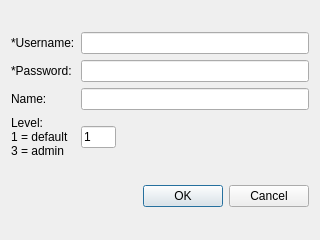
<?xml version="1.0" encoding="UTF-8"?>
<ui version="4.0">
 <class>AddUser</class>
 <widget class="QDialog" name="AddUser">
  <property name="geometry">
   <rect>
    <x>0</x>
    <y>0</y>
    <width>320</width>
    <height>240</height>
   </rect>
  </property>
  <property name="windowTitle">
   <string>Dialog</string>
  </property>
  <layout class="QVBoxLayout" name="verticalLayout">
   <item>
    <layout class="QGridLayout" name="gridLayout">
     <item row="0" column="0">
      <widget class="QLabel" name="label">
       <property name="text">
        <string>*Username:</string>
       </property>
      </widget>
     </item>
     <item row="0" column="1">
      <widget class="QLineEdit" name="username"/>
     </item>
     <item row="1" column="0">
      <widget class="QLabel" name="label_2">
       <property name="text">
        <string>*Password:</string>
       </property>
      </widget>
     </item>
     <item row="1" column="1">
      <widget class="QLineEdit" name="password">
       <property name="echoMode">
        <enum>QLineEdit::Password</enum>
       </property>
      </widget>
     </item>
     <item row="2" column="0">
      <widget class="QLabel" name="label_3">
       <property name="text">
        <string>Name:</string>
       </property>
      </widget>
     </item>
     <item row="2" column="1">
      <widget class="QLineEdit" name="name"/>
     </item>
     <item row="3" column="0">
      <widget class="QLabel" name="label_4">
       <property name="text">
        <string>Level:
1 = default
3 = admin</string>
       </property>
      </widget>
     </item>
     <item row="3" column="1">
      <widget class="QLineEdit" name="level">
       <property name="maximumSize">
        <size>
         <width>35</width>
         <height>16777215</height>
        </size>
       </property>
       <property name="text">
        <string>1</string>
       </property>
       <property name="maxLength">
        <number>1</number>
       </property>
      </widget>
     </item>
    </layout>
   </item>
   <item>
    <widget class="QDialogButtonBox" name="buttonBox">
     <property name="orientation">
      <enum>Qt::Horizontal</enum>
     </property>
     <property name="standardButtons">
      <set>QDialogButtonBox::Cancel|QDialogButtonBox::Ok</set>
     </property>
    </widget>
   </item>
  </layout>
 </widget>
 <resources/>
 <connections>
  <connection>
   <sender>buttonBox</sender>
   <signal>accepted()</signal>
   <receiver>AddUser</receiver>
   <slot>accept()</slot>
   <hints>
    <hint type="sourcelabel">
     <x>248</x>
     <y>254</y>
    </hint>
    <hint type="destinationlabel">
     <x>157</x>
     <y>274</y>
    </hint>
   </hints>
  </connection>
  <connection>
   <sender>buttonBox</sender>
   <signal>rejected()</signal>
   <receiver>AddUser</receiver>
   <slot>reject()</slot>
   <hints>
    <hint type="sourcelabel">
     <x>316</x>
     <y>260</y>
    </hint>
    <hint type="destinationlabel">
     <x>286</x>
     <y>274</y>
    </hint>
   </hints>
  </connection>
 </connections>
</ui>
